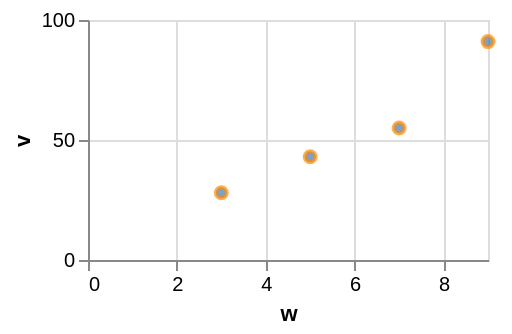

Specify this chart in Vega-Lite:
### Vega-Lite specification from a JSON file in a GitHub repository (floating-point values rounded to 4 significant figures)
{"$schema": "https://vega.github.io/schema/vega-lite/v6.json", "width": 200, "height": 120, "data": {"values": [{"c": "alpha", "v": 28, "w": 3, "t": "2024-01-07"}, {"c": "beta", "v": 55, "w": 7, "t": "2024-03-19"}, {"c": "gamma", "v": 43, "w": 5, "t": "2024-06-02"}, {"c": "delta", "v": 91, "w": 9, "t": "2024-09-11"}]}, "mark": {"type": "circle", "stroke": "darkorange"}, "encoding": {"x": {"field": "w", "type": "quantitative"}, "y": {"field": "v", "type": "quantitative"}}}
